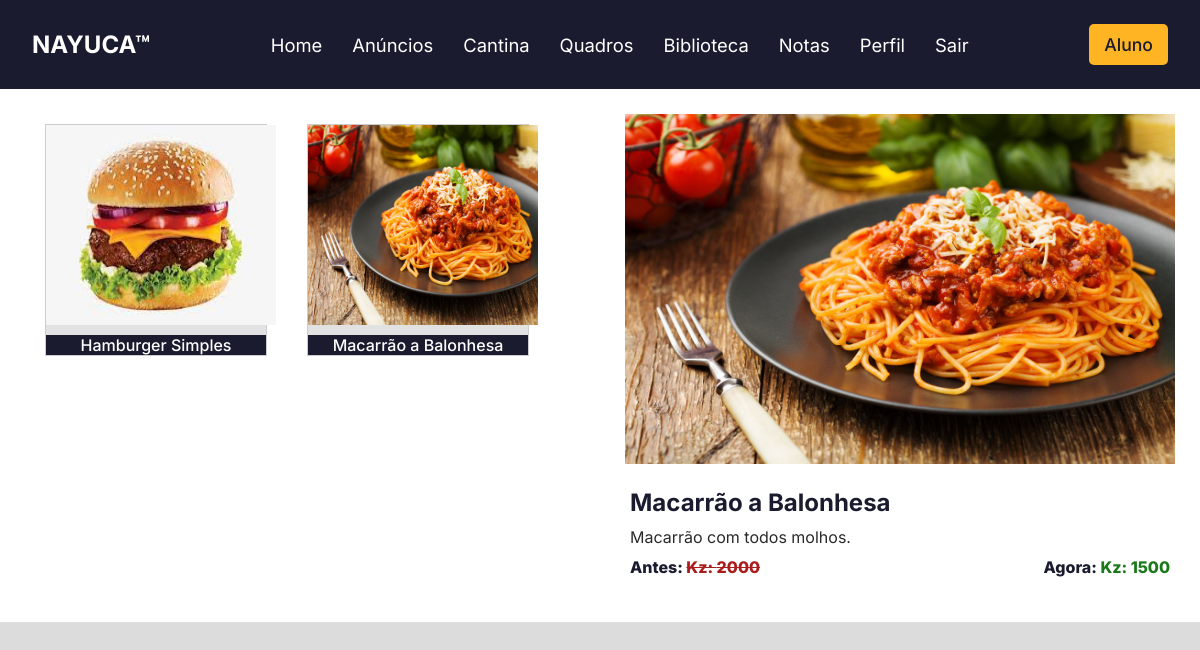
/cantina.php (signed in), run on the app's committed database.
### tables this page shows
CREATE TABLE `cantina` (
  `idproduto` int(11) NOT NULL,
  `imgproduto` text NOT NULL,
  `nomeproduto` varchar(100) NOT NULL,
  `descricaoproduto` text NOT NULL,
  `precoantigo` varchar(50) NOT NULL,
  `preconovo` varchar(50) NOT NULL
);

### cantina.php (the view, shortened to what this page needs)
<?php
include "conexao.php";
$filtro = isset($_GET['pesquisar'])?$_GET['pesquisar']: "";
?>
<!DOCTYPE html>
<html lang="pt-br">
<head>
    <link rel="stylesheet" href="./styles/configure.module.css">
    <link rel="stylesheet" href="./styles/items.module.css">
    <link rel="stylesheet" href="./styles//general.module.css">
    <link rel="stylesheet" href="./styles/menu.module.css">
</head>
<body>
    <div class="container">
        <?php include("./menu.php") ?>
        <div class="corpo">
            <div class="cards">
                <?php
                    $sqlexb = "SELECT * FROM cantina order by idproduto limit 6";
                    $resultadoproduto = mysqli_query($connect, $sqlexb);
                    while($exibir = mysqli_fetch_array($resultadoproduto)){
                ?>
                <div class="card1">
                    <div class="img">
                        <img src="./assets/cantina/<?php
                        if($exibir['imgproduto'] == ""){
                            echo 'triangle-exclamation-solid.svg';
                        } else {
                            echo $exibir['imgproduto'];
                        }
                        ?>" alt="Item 1">
                    </div>
                    <div class="info">
                        <form action="" method="get">
                            <button type="submit" style="background: none; color: #fff; font-weight: 500; border: none; font-size: 12pt;" value="<?php echo $exibir['idproduto']?>" ><?php echo $exibir['nomeproduto']?></button>
                        </form>
                    </div>
                </div>
                <?php } ?>
            </div>
            <div class="panel">
                <?php
                 $sqlprod = "SELECT * FROM cantina WHERE idproduto like '%$filtro%' order by idproduto desc limit 1";
                 $resultprod = mysqli_query($connect,$sqlprod);
                    while($exibirprod = mysqli_fetch_array($resultprod)){
                ?>
                <div class="imagem">
                    <img src="./assets/cantina/<?php
                    if($exibirprod['imgproduto'] == ""){
                        echo 'triangle-exclamation-solid.svg';
                    } else {
                        echo $exibirprod['imgproduto'];
                    }
                    ?>" alt="Main Item">
                </div>
                <div class="description">
                    <div class="name">
                        <h2><?php echo $exibirprod['nomeproduto']; ?></h2>
                    </div>
                    <div class="details">
                        <p>
                            <?php echo $exibirprod['descricaoproduto']?>
                        </p>
                    </div>
                    <div class="price">
                        <p>Antes: <span class="after">Kz: <?php echo $exibirprod['precoantigo'] ?></span></p>
                        <p>Agora: <span class="before">Kz: <?php echo $exibirprod['preconovo'] ?></span></p>
                    </div>
                </div>
                <?php } mysqli_close($connect);?>
            </div>
        </div>
    </div>
</body>
</html>

### styles/configure.module.css (style rules this page uses)
.corpo { background-color: #fff; display: flex; justify-content: space-around; }
.cards { justify-content: start !important; height: 100% !important; }
.card1 { width: 25%; height: 230px !important; margin-bottom: 20px !important; }
.card1 img { width: 100%; height: 220px; }
.panel { display: inline; }
.panel img { width: 100% !important; height: 640px !important; }
@media screen and (max-width: 1440px) { .cards .card1 { margin-bottom: 10px; height: 180px; font-size: 9pt; width: 40%; height: 250px; } }
@media screen and (max-width: 1440px) { .card1 img { width: 100%; height: 230px; } }
@media screen and (max-width: 1440px) { .panel { margin-top: 25px; } }
@media screen and (max-width: 1440px) { .panel .description .name { font-size: 12pt; } }
@media screen and (max-width: 1440px) { .panel img { height: 350px !important; } }

### styles/items.module.css (style rules this page uses)
.container { display: flex; flex-direction: column; }
.corpo { background-color: #fff; display: flex; justify-content: space-around; }
.corpo .cards, .panel { width: 50%; margin: 25px; }
.cards { display: flex; justify-content: space-between; flex-wrap: wrap; height: 500px; }
.cards .card1 { display: flex; flex-direction: column; justify-content: space-between; text-align: center; height: 228px; margin: 10px 20px; border: 1px solid #ccc; background-color: #e2e2e2; transition: 500ms; cursor: pointer; }
.cards img { width: 230px; height: 200px; }
.cards .info { background-color: #1A1B2F; margin: 0; transition: 600ms; }
.panel img { width: 100%; height: 50%; }
.panel .description { display: flex; flex-direction: column; margin: 20px 5px; }
.description .name, .details { margin-bottom: 10px; }
.details p { text-align: justify; color: #2b2a2a; }
.description .price { display: flex; justify-content: space-between; }
.price { font-weight: 800; }
.price .after { color: #aa1d1d; text-decoration: line-through; }
.price .before { color: #1a791a; }

### styles/general.module.css (style rules this page uses)
* { font-family: Arial, Helvetica, sans-serif; color: #000; margin-top: 0; margin-left: 0; margin-right: 0; }
html { background-color: rgb(221, 220, 220); }
body { display: flex; flex-direction: column; justify-content: center; }
h1,h2,h3,h4,h5,h6 { color: #1A1B2F; }
p { font-size: 12pt; color: #1A1B2F; }

### styles/menu.module.css (style rules this page uses)
* { padding: 0; margin: 0; font-family: 'Inter', sans-serif; }

### data on the page
cantina: imgproduto (picture), $exibir['idproduto'] 1 (drawn), nomeproduto "Hamburger Simples"
cantina: imgproduto (picture), $exibir['idproduto'] 2 (drawn), nomeproduto "Macarrão a Balonhesa", descricaoproduto "Macarrão com todos molhos.", precoantigo "2000", preconovo "1500"
